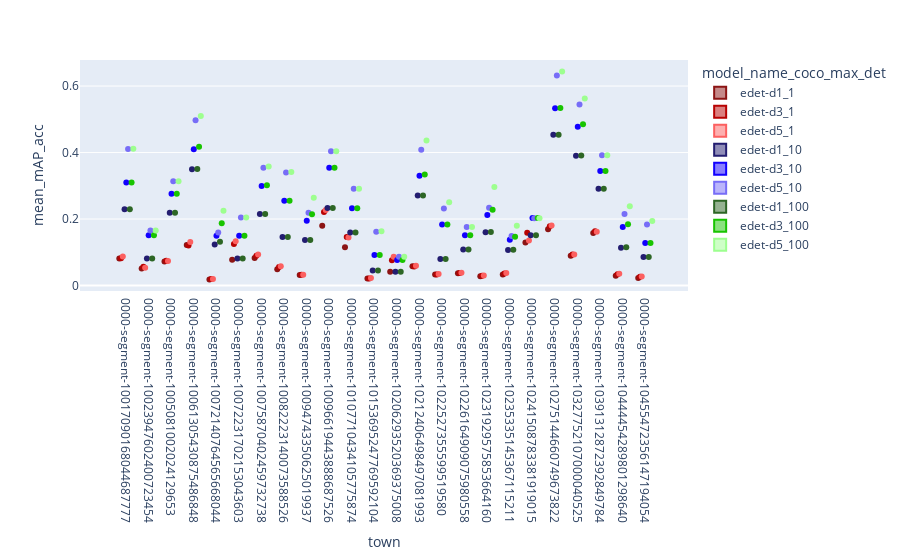

The cell this chart's notebook holds for it:
### Code cell
import plotly.express as px

df = df.sort_values(by=["town", "coco_metric"])
fig = px.violin(df.loc[((df["model_name"] == "edet-d1") | (df["model_name"] == "edet-d3") | (df["model_name"] == "edet-d5")) & (df["coco_AP-AR"] == "AR") & (df["resolution"] == "(1080, 1920)") & (df["coco_bbox_area"] == "all") & (df["coco_iou"] == "0.50:0.95")], 
                y="mean_mAP_acc", x="town", color="model_name_coco_max_det", box=True, points="all", hover_data=["model_name", "resolution", "mean_lat", "mean_mAP_acc", "coco_AP-AR"],
                category_orders={"model_name_coco_max_det": 
                                 ['edet-d1_1', 'edet-d3_1', 'edet-d5_1', 'edet-d1_10', 'edet-d3_10', 'edet-d5_10', 'edet-d1_100', 'edet-d3_100', 'edet-d5_100']
                                },
                color_discrete_sequence=["#8c1414", "#b80202", "#fc6060", "#231d70", "#1200ff", "#776df7", "#2d6625", "#18c400", "#9dff8f"]
               )
fig.show()
